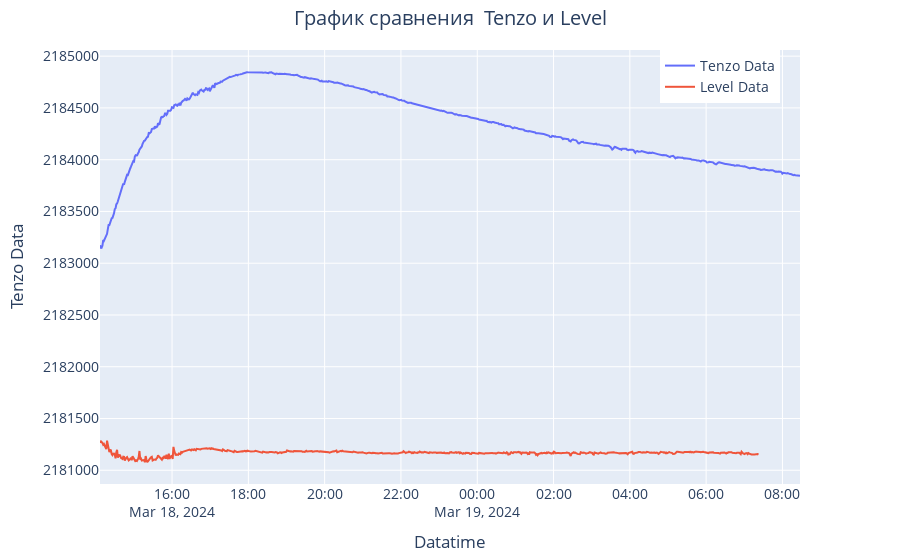

The notebook cell this image was saved under:
### Code cell
fig = go.Figure()

fig.add_trace(go.Scatter(x=df['Datetime'], y=df.tnzl, mode='lines', name='Tenzo Data'))
fig.add_trace(go.Scatter(x=df['Datetime'], y=level_dHdt_without_nan, mode='lines', name='Level Data'))
    
  
fig.update_layout(
    legend=dict(x=.8),
    title='График сравнения  Tenzo и Level',
    title_x=0.5,
    xaxis=dict(title='Datatime'),
    yaxis=dict(tickformat ='d',title='Tenzo Data', side='left'),
    hovermode="x",
    font=dict(size=14),
    margin=dict(l=100, r=100, t=50, b=50) 
    )
fig.show()

### Figure 1 — Plotly figure (JSON) as saved in the notebook; plotly's stock layout.template omitted (floating-point values rounded to 4 significant figures; data arrays with more than 128 entries replaced by an {"elided": "..."} marker saying what was removed)
{"data": [{"mode": "lines", "name": "Tenzo Data", "type": "scatter", "x": {"elided": "909 str values"}, "y": {"elided": "909 int values"}}, {"mode": "lines", "name": "Level Data", "type": "scatter", "x": {"elided": "909 str values"}, "y": {"elided": "855 float values"}}], "layout": {"font": {"size": 14}, "hovermode": "x", "legend": {"x": 0.8}, "margin": {"b": 50, "l": 100, "r": 100, "t": 50}, "title": {"text": "График сравнения  Tenzo и Level", "x": 0.5}, "xaxis": {"title": {"text": "Datatime"}}, "yaxis": {"side": "left", "tickformat": "d", "title": {"text": "Tenzo Data"}}}}
